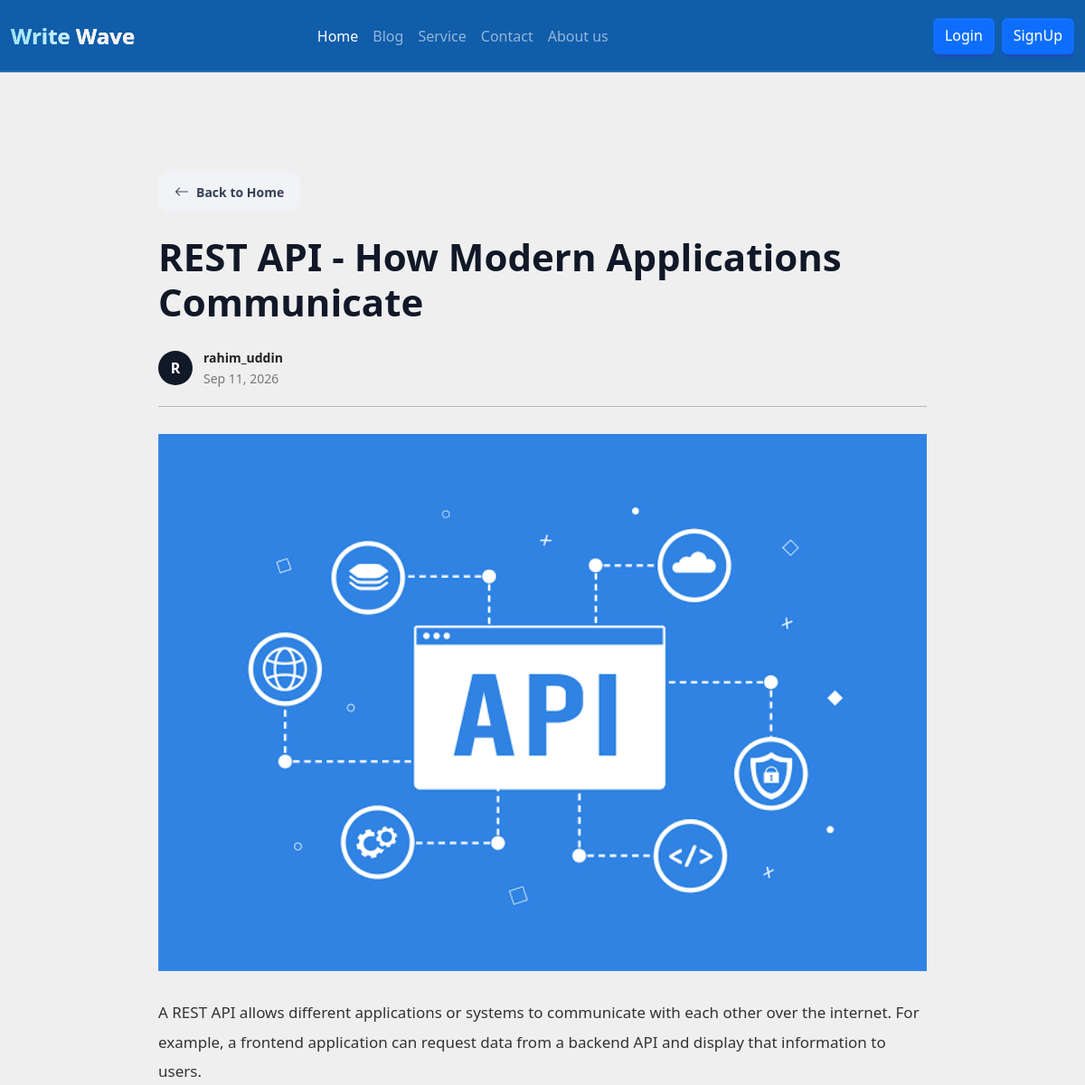
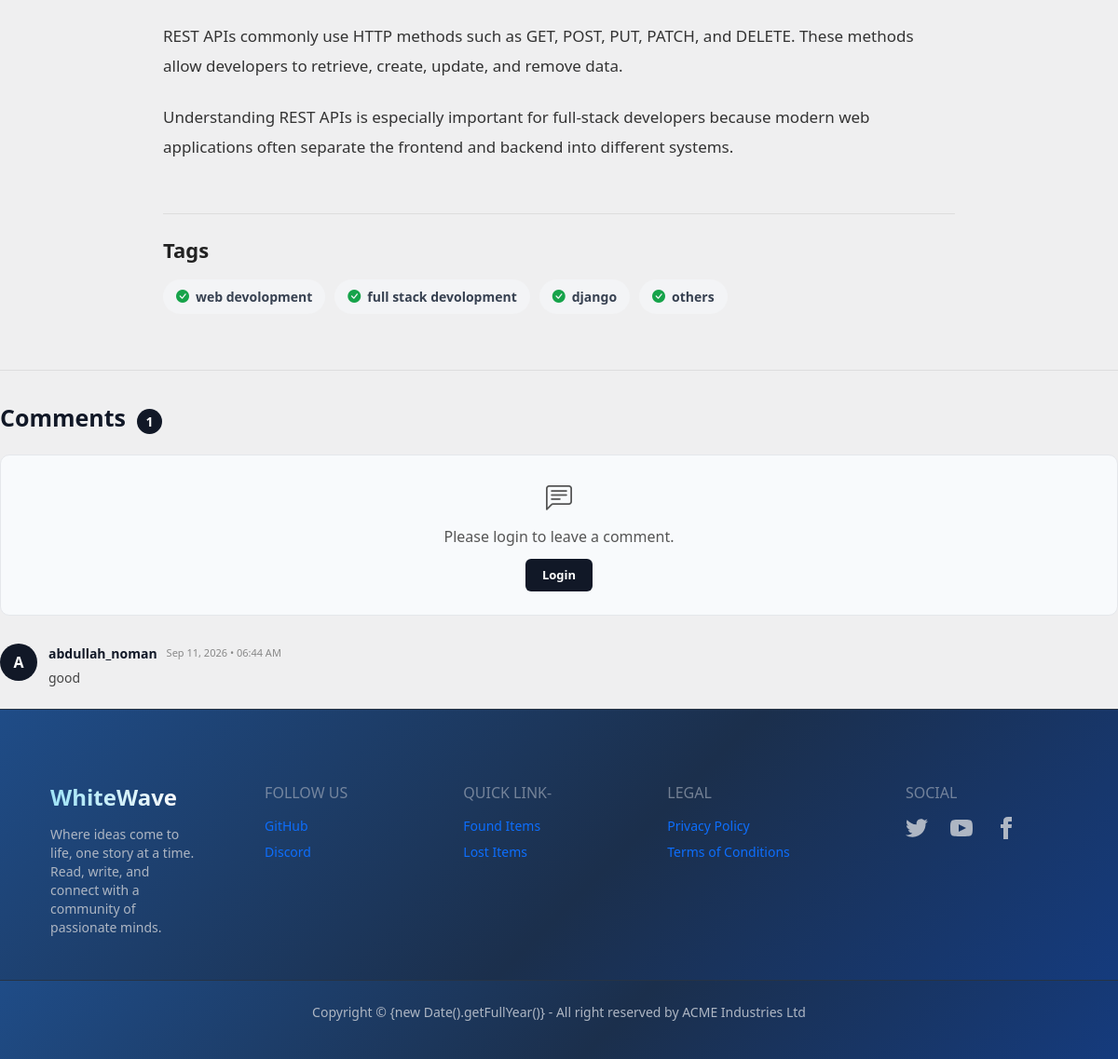
Screenshot of /posts/post-detail/9/ with the database file from the repository (2 pictures, top to bottom).
### posts/models.py (models this page shows, shortened)
class Post(models.Model):
    author = models.ForeignKey(User, on_delete=models.CASCADE, related_name='posts')
    title = models.CharField(max_length=200)
    content = models.TextField()
    image = models.ImageField(upload_to=student_directory_name, blank=True, null=True)
    tags = models.ManyToManyField(Tags, related_name='posts', blank=True)
    created_at = models.DateTimeField(auto_now_add=True)
    updated_at = models.DateTimeField(auto_now=True)

class Tags(models.Model):
    name = models.CharField(max_length=50, unique=True)

class Comment(models.Model):
    post = models.ForeignKey(
        Post,
        on_delete=models.CASCADE,
        related_name="comments"
    )
    user = models.ForeignKey(
        User,
        on_delete=models.CASCADE
    )
    text = models.TextField()
    created_at = models.DateTimeField(auto_now_add=True)

### posts/views.py (the view)
# urls.py: path('post-detail/<int:pk>/', views.post_detail, name='post_detail'),
def post_detail(request, pk):
    post = get_object_or_404(Post, pk=pk)
    comments = post.comments.all().order_by("-created_at")
    if request.method == "POST":
        if not request.user.is_authenticated:
            return redirect("login")
        comment_form = CommentForm(request.POST)
        if comment_form.is_valid():
            comment = comment_form.save(commit=False)
            comment.post = post
            comment.user = request.user
            comment.save()
            if post.author != request.user:
                Notification.objects.create(
                    recipient=post.author,
                    sender=request.user,
                    post=post,
                    notification_type="comment",
                    message=f"{request.user.username} commented on your post."
                )
            return redirect("post_detail", pk=post.pk)
    else:
        comment_form = CommentForm()
    return render(
        request,
        "posts/post_detail.html",
        {
            "post": post,
            "comments": comments,
            "comment_form": comment_form,
        }
    )

### posts/templates/posts/post_detail.html (shortened to what this page needs)
{% extends "base.html" %}
{% load static %}
{% block extra_css %}
   <link rel="stylesheet" href="{% static 'posts/css/post_detail.css' %}">
{% endblock %}
{% block content %}
   <div class="post-detail-container">
      <div class="back-button-wrapper">
         <a href="{% url 'home' %}" class="back-button">
               <i class="bi bi-arrow-left"></i>
               Back to Home
         </a>
      </div>
      <h1 class="post-title">
         {{ post.title }}
      </h1>
      <div class="post-meta">
         <div class="author-info">
               <div class="author-avatar">
                  {{ post.author.username|first|upper }}
               </div>
               <div>
                  <strong>{{ post.author.username }}</strong>
                  <small>
                     {{ post.created_at|date:"M d, Y" }}
                  </small>
               </div>
         </div>
      </div>
      <hr>
      {% if post.image %}
         <div class="post-image-wrapper">
               <img src="{{ post.image.url }}"
                  alt="{{ post.title }}"
                  class="post-image">
         </div>
      {% endif %}
      <article class="post-content">
         {{ post.content|linebreaks }}
      </article>
      {% if post.tags.all %}
         <div class="post-tags-section">
            <h3>Tags</h3>
            <div class="post-tags">
                  {% for tag in post.tags.all %}
                     <span class="post-tag">
                        <i class="bi bi-check-circle-fill"></i>
                        {{ tag.name }}
                     </span>
                  {% endfor %}
            </div>
         </div>
      {% endif %}
   </div>
   <section class="comments-section">
      <div class="comments-header">
         <h2>
               Comments
               <span>{{ comments.count }}</span>
         </h2>
      </div>
      {% if user.is_authenticated %}
         <div class="comment-form-box">
               <div class="comment-user">
                  <div class="comment-avatar">
                     {{ user.username|first|upper }}
                  </div>
                  <div>
                     <strong>{{ user.username }}</strong>
                     <small>Leave a comment</small>
                  </div>
               </div>
               <form method="POST">
                  {% csrf_token %}
                  {{ comment_form.text }}
                  <div class="comment-submit">
                     <button type="submit">
                           <i class="bi bi-send-fill"></i>
                           Post Comment
                     </button>
                  </div>
               </form>
         </div>
      {% else %}
         <div class="login-comment-box">
               <i class="bi bi-chat-left-text"></i>
               <p>
                  Please login to leave a comment.
               </p>
               <a href="{% url 'login' %}">
                  Login
               </a>
         </div>
      {% endif %}
      <div class="comments-list">
         {% for comment in comments %}
               <div class="comment-item">
                  <div class="comment-avatar">
                     {{ comment.user.username|first|upper }}
                  </div>
                  <div class="comment-body">
                     <div class="comment-info">
                           <strong>
                              {{ comment.user.username }}
                           </strong>
                           <small>
                              {{ comment.created_at|date:"M d, Y • h:i A" }}
                           </small>
                     </div>
                     <p>
                           {{ comment.text }}
                     </p>
                  </div>
               </div>
         {% endfor %}
      </div>
   </section>
{% endblock %}

### static/css/base.css (style rules this page uses)
body { background-color: #efeff0; padding-top: 80px; }

### posts/static/posts/css/post_detail.css (style rules this page uses)
.post-detail-container { max-width: 900px; margin: 110px auto 60px; padding: 0 25px; color: #222; }
.post-title { font-size: 42px; line-height: 1.2; font-weight: 800; margin-bottom: 25px; color: #111827; }
.post-meta { margin-bottom: 20px; }
.author-info { display: flex; align-items: center; gap: 12px; }
.author-avatar { width: 38px; height: 38px; border-radius: 50%; background: #111827; color: white; display: flex; align-items: center; justify-content: center; font-weight: 700; }
.author-info strong { display: block; font-size: 14px; }
.author-info small { display: block; color: #777; margin-top: 2px; }
.post-image-wrapper { width: 100%; margin: 30px 0; }
.post-image { width: 100%; max-height: 600px; object-fit: cover; display: block; }
.post-content { margin-top: 30px; font-size: 17px; line-height: 1.9; color: #333; }
.post-content p { margin-bottom: 22px; }
.post-tags-section { margin-top: 55px; padding-top: 25px; border-top: 1px solid #ddd; }
.post-tags-section h3 { font-size: 22px; font-weight: 700; margin-bottom: 18px; }
.post-tags { display: flex; flex-wrap: wrap; gap: 10px; }
.post-tag { display: inline-flex; align-items: center; gap: 7px; background: #f3f4f6; color: #374151; padding: 8px 14px; border-radius: 20px; font-size: 14px; font-weight: 600; }
.post-tag i { color: #16a34a; font-size: 14px; }
.comments-section { margin-top: 60px; padding-top: 35px; border-top: 1px solid #ddd; }
.comments-header h2 { font-size: 25px; font-weight: 700; color: #111827; margin-bottom: 25px; }
.comments-header h2 span { font-size: 14px; background: #111827; color: white; padding: 4px 9px; border-radius: 20px; margin-left: 6px; }
.comment-avatar { width: 40px; height: 40px; min-width: 40px; border-radius: 50%; background: #111827; color: white; display: flex; align-items: center; justify-content: center; font-weight: 700; }
.comments-list { display: flex; flex-direction: column; gap: 20px; }
.comment-item { display: flex; gap: 12px; padding-bottom: 20px; border-bottom: 1px solid #eee; }
.comment-body { flex: 1; }
.comment-info { display: flex; align-items: center; gap: 10px; margin-bottom: 5px; }
.comment-info strong { font-size: 14px; color: #111827; }
.comment-info small { font-size: 11px; color: #888; }
.comment-body p { margin: 0; font-size: 14px; line-height: 1.6; color: #444; }
.login-comment-box { text-align: center; padding: 25px; background: #f8fafc; border: 1px solid #e5e7eb; border-radius: 10px; margin-bottom: 30px; }
.login-comment-box i { font-size: 28px; color: #555; }
.login-comment-box p { margin: 8px 0 12px; color: #555; }
.login-comment-box a { display: inline-block; background: #111827; color: white; padding: 8px 18px; border-radius: 6px; text-decoration: none; font-size: 13px; font-weight: 600; }
.back-button-wrapper { margin-bottom: 25px; }
.back-button { display: inline-flex; align-items: center; gap: 8px; padding: 10px 18px; border-radius: 12px; background: #f1f3f7; color: #344054; text-decoration: none; font-size: 14px; font-weight: 600; transition: all 0.25s ease; }
.back-button i { font-size: 16px; transition: transform 0.25s ease; }

### rows the page displays
Post: title "REST API - How Modern Applications Communicate", author.username|first "R", author.username "rahim_uddin", created_at "Sep 11, 2026", image (picture), content "A REST API allows different applications or systems to communicate with each other over the internet. For example, a frontend application can request data from a backend API and display that information to users. REST APIs commonly use HTTP methods such as GET, POST, PUT, PATCH, and DELETE. These methods allow developers to retrieve, create, update, and remove data. Understanding REST APIs is especially important for full-stack developers because modern web applications often separate the frontend and backend into different systems."
Tags: name "web devolopment"
Tags: name "full stack devolopment"
Tags: name "django"
Tags: name "others"
Comment: user.username|first "A", user.username "abdullah_noman", created_at "Sep 11, 2026 • 06:44 AM", text "good"

### other values shown
{{ comments.count }} "1"
